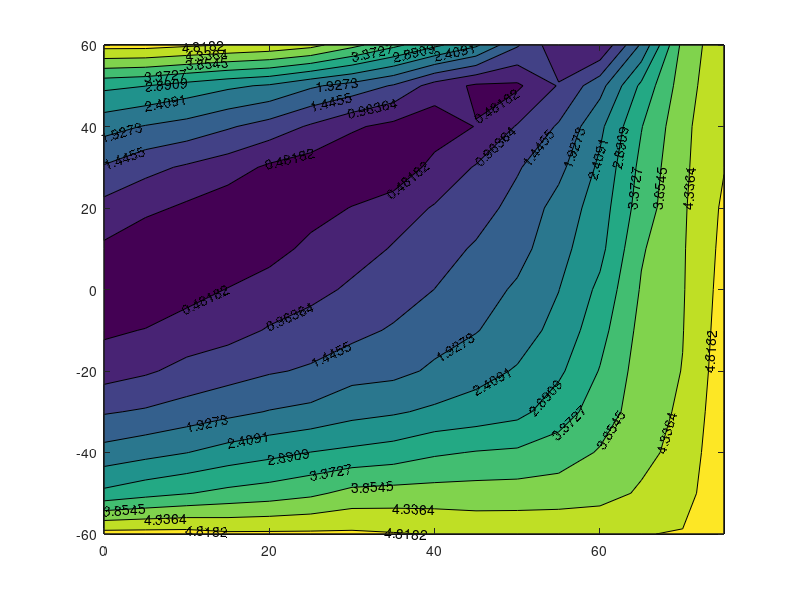

This chart was generated by the following MATLAB code: (Note: this script raises an error after producing the figure.)
% In case of unshrouded turbines and CLONH = 0.01 as extracted from
 % Denton's work in 1993, figure 34.
 X3 = 0:5:75;
 Y3 = 60:-10:-60;

 Z3 = [[5 5 4.9 4.8 4.7 4.5 4 3.5 3 2.5 1.5 0.6 0.5 2 4 4.7];
 [3 2.9 2.7 2.5 2.35 2 1.75 1.4 0.75 0.4 0.4 1 1.75 3 4.1 4.75];
 [2.1 1.9 1.75 1.5 1.25 0.9 0.55 0.35 0.2 0.5 1 1.5 2.3 3.35 4.2 4.8];
 [1.4 1.1 0.9 0.7 0.4 0.25 0.1 0.1 0.65 1 1.4 1.8 2.5 3.5 4.24 4.8];
 [0.8 0.6 0.4 0.2 0.1 0.3 0.5 0.75 1 1.25 1.6 2.1 2.65 3.6 4.27 4.9];
 [0.4 0.1 0.05 0.1 0.3 0.6 0.75 1 1.25 1.5 1.75 2.25 2.75 3.8 4.29 4.95];
 [0 0.1 0.3 0.5 0.7 0.8 1.05 1.2 1.45 1.7 2 2.4 3 3.9 4.3 5];
 [0.4 0.5 0.7 0.8 1 1.2 1.3 1.5 1.75 1.9 2.2 2.55 3.2 4.0 4.32 5.05];
 [0.75 0.9 1.1 1.25 1.4 1.5 1.75 1.8 2 2.25 2.45 2.8 3.4 4.07 4.35 5.1];
 [1.4 1.5 1.65 1.8 1.95 2.05 2.25 2.35 2.5 2.6 2.75 3.15 3.6 4.1 4.42 5.15];
 [2.1 2.25 2.4 2.6 2.75 2.9 3 3.1 3.3 3.4 3.45 3.6 3.9 4.2 4.5 5.2];
 [3 3.2 3.35 3.5 3.6 3.75 4 4.04 4.05 4.06 4.07 4.1 4.15 4.4 4.6 5.25];
 [5 5 5 4.9 4.9 4.9 4.9 4.85 4.8 4.7 4.7 4.7 4.75 4.8 4.85 5.3]];

contourf(X3,Y3,Z3,'ShowText','on')
Xcl = interp2(X3,Y3,Z3,10,-40,'linear')/100;


%%
alpha1 = zeros(13,16);
for i = 1:13
    alpha1(14-i,:) = -70+i*10;
end

alpha2 = zeros(13,16);
for i = 1:16
    alpha2(:,i) = -5 + i*5;
end


%%

writematrix(alpha2(1,:),'unshrouded.x.csv')
writematrix(alpha1(:,1),'unshrouded.y.csv')
writematrix(alpha2,'unshrouded.Xm.csv')
writematrix(alpha1,'unshrouded.Ym.csv')
writematrix(Z3','unshrouded.Zm.csv') 